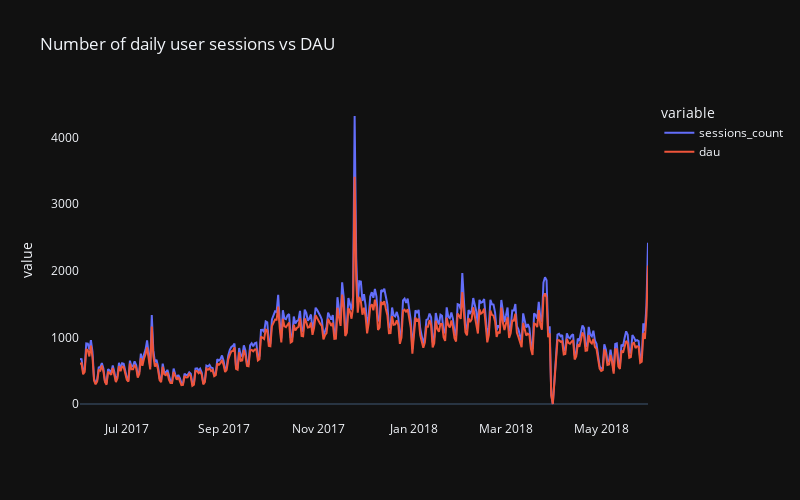

Notebook source saved alongside this figure:
### Markdown cell above
`The dynamics of total sessions per day vs the dynamics of DAU`

### Code cell
fig = px.line(
    at_users_daily
    ,x='visit_date'
    ,y=['sessions_count', 'dau']
    ,title='Number of daily user sessions vs DAU'
    ,labels={
        'visit_date': ''
    }
)
fig.update_yaxes(showgrid=False).update_xaxes(showgrid=False).update_traces(textangle=1, selector=dict(type='bar'), textfont_color='white')

# fig.show()

### Figure 1 — Plotly figure (JSON) as saved in the notebook; plotly's stock layout.template omitted (floating-point values rounded to 4 significant figures; data arrays with more than 128 entries replaced by an {"elided": "..."} marker saying what was removed)
{"data": [{"hovertemplate": "variable=sessions_count<br>=%{x}<br>value=%{y}<extra></extra>", "legendgroup": "sessions_count", "line": {"color": "#636efa", "dash": "solid"}, "marker": {"symbol": "circle"}, "mode": "lines", "name": "sessions_count", "orientation": "v", "showlegend": true, "type": "scatter", "x": {"elided": "364 str values"}, "xaxis": "x", "y": {"elided": "364 int values"}, "yaxis": "y"}, {"hovertemplate": "variable=dau<br>=%{x}<br>value=%{y}<extra></extra>", "legendgroup": "dau", "line": {"color": "#EF553B", "dash": "solid"}, "marker": {"symbol": "circle"}, "mode": "lines", "name": "dau", "orientation": "v", "showlegend": true, "type": "scatter", "x": {"elided": "364 str values"}, "xaxis": "x", "y": {"elided": "364 int values"}, "yaxis": "y"}], "layout": {"height": 500, "legend": {"title": {"text": "variable"}, "tracegroupgap": 0}, "title": {"text": "Number of daily user sessions vs DAU"}, "width": 800, "xaxis": {"anchor": "y", "domain": [0, 1], "showgrid": false, "title": {"text": ""}}, "yaxis": {"anchor": "x", "domain": [0, 1], "showgrid": false, "title": {"text": "value"}}}}
